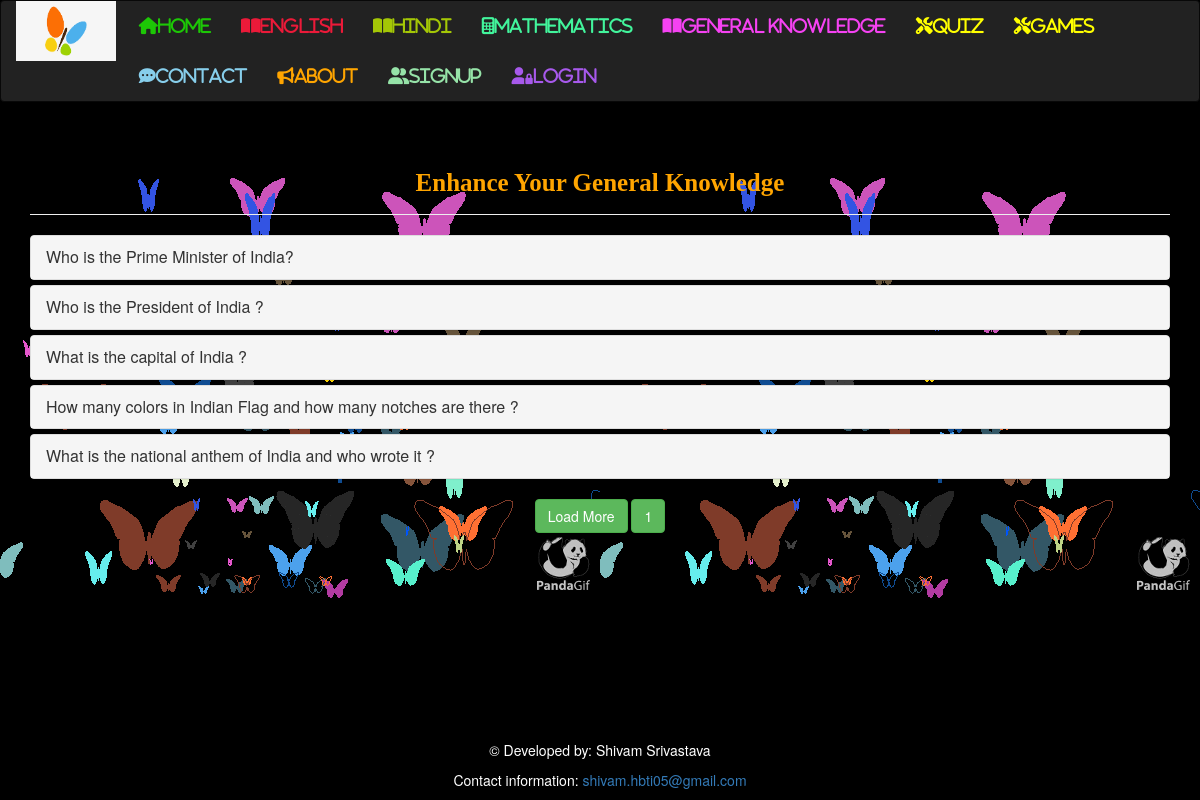
/general_knowledge.html/, run on the app's committed database.
### ButterflyApp/models.py (models this page shows, shortened)
class GeneralKnowledge(models.Model):
    question = models.CharField(max_length = 100, null = False)
    answer = models.CharField(max_length = 100, null = False)

### ButterflyApp/views.py (the view)
# urls.py: path('general_knowledge.html/',views.general_knowledge,name='general_knowledge'),
def general_knowledge(request):
    if request.GET.get('page_no',1):
        flag = 0
        page_count = int(request.GET.get('page_no',1))
        count = GeneralKnowledge.objects.all().count()
        max_page_count = math.ceil(count/5)
        if (page_count <= max_page_count) and ((page_count + 1) <= max_page_count):
            page_count = request.GET.get('page_no',1)
            flag = 1
        start_index = (int(page_count) - 1)*5
        end_index = 5*int(request.GET.get('page_no',1))
        gk_qs = GeneralKnowledge.objects.all()[start_index:end_index]
        question_list = []
        if gk_qs and len(gk_qs):
            for i in gk_qs:
                context = dict()
                context['question'] = i.question
                context['answer'] = i.answer
                question_list.append(context)
        if flag:
            return render(request,'ButterflyApp/general_knowledge.html',{'que_data':question_list,'page_count':page_count})
        return render(request,'ButterflyApp/general_knowledge.html',{'que_data':question_list,'pre_page_count':page_count})

### templates/ButterflyApp/general_knowledge.html (shortened to what this page needs)
{% extends 'ButterflyApp/base.html' %}
{% block childblock %}
<div class="container">
    <section>
        <div class="page-header" id="faq">
            <center>
                <h2><small style='color:orange; font-family:Serif; font-weight:bold; font-size:25px;'>Enhance Your General Knowledge</small></h2>
            </center>
        </div>
        <div class="panel-group" id="accordian">
          {% if que_data %}
          {% for que in que_data %}
            <div class="panel panel-default">
                <div class="panel-heading">
                    <div class="panel-title">
                        <a href="#collapse-{{forloop.counter}}" data-toggle="collapse" data-parent="#accordian">
{{que.question}}
</a>
                    </div>
                </div>
            </div>
{% endfor %}
{% endif %}
</div>
    </section>
</div>
{% if page_count > '1' %}
<center><a id='url' href=''><input type='submit' onclick="pre()" class="btn btn-success" value='Pre'>&nbsp;<input type='submit' onclick="myFunction()" class="btn btn-success" value='Load More'></a>&nbsp;<input type='button' id='page_count' class="btn btn-success" value="{{page_count}}"></center>
{% elif page_count %}
<center><a id='url' href=''><input type='submit' onclick="myFunction()" class="btn btn-success" value='Load More'></a>&nbsp;<input type='button' id='page_count' class="btn btn-success" value="{{page_count}}"></center>
{% else %}
<center><a id='url' href=''><input type='submit' onclick="pre()" class="btn btn-success" value='Pre'></a>&nbsp;<input type='button' id='page_count' class="btn btn-success" value="{{pre_page_count}}"></center>
{% endif %}
{% endblock %}

### templates/ButterflyApp/base.html (shortened to what this page needs)
<!DOCTYPE html>
<html lang="en">
{% load staticfiles %}
<head>
  <link rel="stylesheet" href="https://maxcdn.bootstrapcdn.com/bootstrap/3.4.1/css/bootstrap.min.css">
</head>
<body background='{% static 'butterfly4.gif' %}'>
<nav class="navbar navbar-inverse">
  <div class="container-fluid">
    <ul class="nav navbar-nav">
      <li><img src='{% static 'logo2.png' %}' style='height:60px; width:100px;'/>&nbsp;&nbsp;</li>
      <li><a class='fas fa-home' style='font-size:17px;color:#1dc706' class="active" href="/">Home</a></li>
      <li><a class='fas fa-book-open' style='font-size:17px;color:#eb1a39' href="/english.html">English</a></li>
      <li><a class='fas fa-book-open' style='font-size:17px;color:#a4c706' href="/hindi.html">Hindi</a></li>
      <li><a class='fas fa-calculator' style='font-size:17px;color:#42f59c' href="/mathematics.html">Mathematics</a></li>
      <li><a class='fas fa-book-open' style='font-size:17px;color:#f542f2' href="/general_knowledge.html">General Knowledge</a></li>
      <li><a class='fas fa-tools' style='font-size:17px;color:yellow' href='/quiz.html'>Quiz</a></li>
      <li><a class='fas fa-tools' style='font-size:17px;color:yellow' href='/games.html'>Games</a></li>
      <li><a class='fas fa-comment-dots' style='font-size:17px;color:skyblue' href="/contact_form.html">Contact</a></li>
      <li><a class='fas fa-bullhorn' style='font-size:17px;color:orange' href="/about.html">About</a></li>
      {% if request.session.logged_in != 1 %}
      <li><a class='fas fa-user-friends' style='font-size:17px;color:#96e3a8' href="/signup">SignUp</a></li>
      <li><a class='fas fa-user-lock' style='font-size:17px;color:#a759eb' href="/accounts/login">Login</a></li>
      {% endif %}
    </ul>
  </div>
</nav>
{% block childblock %}
{% endblock %}
<div class='footer'>
  <p>&copy; {{request.session.year}} Developed by: Shivam Srivastava</p>
  <p>Contact information: <a href="mailto:shivam.hbti05@gmail.com">shivam.hbti05@gmail.com</a></p>
</body>
</html>

### templates/ButterflyApp/base.html (style rules this page uses)
.footer { position: fixed; left: 0; bottom: 0; width: 100%; background-color: black; color: white; text-align: center; }
p { color: white; text-align: center; }
body { overflow-x: hidden; }

### data on the page
GeneralKnowledge: question "Who is the Prime Minister of India?"
GeneralKnowledge: question "Who is the President of India ?"
GeneralKnowledge: question "What is the capital of India ?"
GeneralKnowledge: question "How many colors in Indian Flag and how many notches are there ?"
GeneralKnowledge: question "What is the national anthem of India and who wrote it ?"
